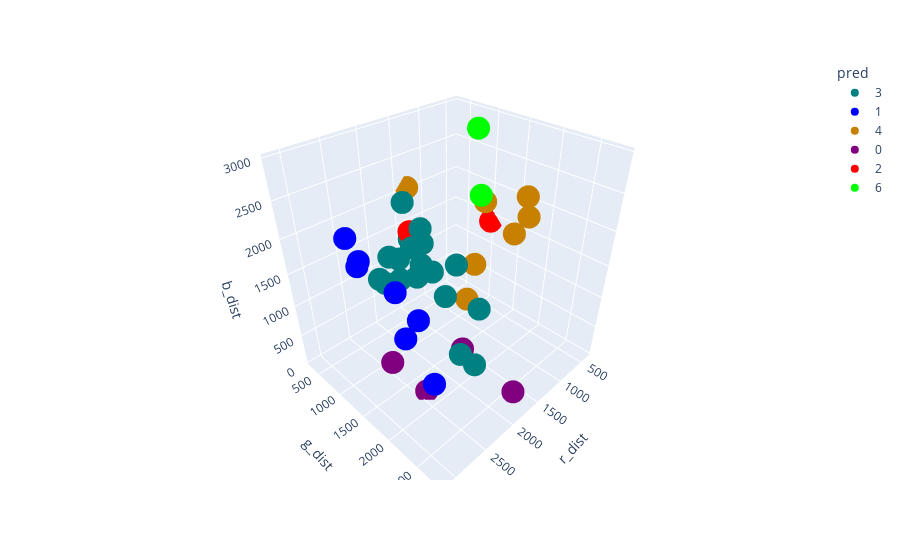

The code cell stored with this chart in its notebook:
### Code cell
result_df = X_test.copy()
result_df['pred'] = y_pred

fig = px.scatter_3d(result_df, x='r_dist', y='g_dist', z='b_dist',
            color='pred', color_discrete_map=color_discrete_map)
fig.show()

### Figure 1 — Plotly figure (JSON) as saved in the notebook; plotly's stock layout.template omitted (floating-point values rounded to 4 significant figures)
{"data": [{"hovertemplate": "pred=3<br>r_dist=%{x}<br>g_dist=%{y}<br>b_dist=%{z}<extra></extra>", "legendgroup": "3", "marker": {"color": "rgb(0, 128, 128)", "symbol": "circle"}, "mode": "markers", "name": "3", "scene": "scene", "showlegend": true, "type": "scatter3d", "x": [2217.0, 2091.0, 2240.0, 2089.0, 1622.0, 1980.0, 2002.0, 1932.0, 1865.0, 2341.0, 1831.0, 2063.0, 1991.0, 2285.0, 1778.0, 2348.0, 2259.0, 1787.0], "y": [2455.0, 2073.0, 1306.0, 2309.0, 644.3, 1315.0, 666.2, 787.8, 1058.0, 1000.0, 1741.0, 1789.0, 1125.0, 1228.0, 1048.0, 1883.0, 768.8, 1066.0], "z": [1678.0, 658.0, 2520.0, 648.8, 1495.0, 1882.0, 1390.0, 1048.0, 1195.0, 1315.0, 1705.0, 1390.0, 1739.0, 1761.0, 1344.0, 1936.0, 1214.0, 1901.0]}, {"hovertemplate": "pred=1<br>r_dist=%{x}<br>g_dist=%{y}<br>b_dist=%{z}<extra></extra>", "legendgroup": "1", "marker": {"color": "rgb(0, 0, 255)", "symbol": "circle"}, "mode": "markers", "name": "1", "scene": "scene", "showlegend": true, "type": "scatter3d", "x": [2971.0, 2530.0, 2548.0, 2636.0, 2463.0, 3129.0, 2718.0], "y": [1237.0, 1435.0, 729.1, 1952.0, 640.8, 2726.0, 1813.0], "z": [2350.0, 1509.0, 1536.0, 1465.0, 1530.0, 1449.0, 1157.0]}, {"hovertemplate": "pred=4<br>r_dist=%{x}<br>g_dist=%{y}<br>b_dist=%{z}<extra></extra>", "legendgroup": "4", "marker": {"color": "rgb(200, 128, 0)", "symbol": "circle"}, "mode": "markers", "name": "4", "scene": "scene", "showlegend": true, "type": "scatter3d", "x": [1486.0, 1344.0, 1349.0, 603.5, 658.6, 1055.0, 1012.0], "y": [1603.0, 311.4, 1599.0, 1841.0, 1838.0, 1484.0, 1935.0], "z": [921.0, 2047.0, 1411.0, 1904.0, 2212.0, 2160.0, 1865.0]}, {"hovertemplate": "pred=0<br>r_dist=%{x}<br>g_dist=%{y}<br>b_dist=%{z}<extra></extra>", "legendgroup": "0", "marker": {"color": "rgb(128, 0, 128)", "symbol": "circle"}, "mode": "markers", "name": "0", "scene": "scene", "showlegend": true, "type": "scatter3d", "x": [2431.0, 2644.0, 1963.0, 1633.0], "y": [1809.0, 1422.0, 2817.0, 1678.0], "z": [57.41, 448.7, 476.6, 167.1]}, {"hovertemplate": "pred=2<br>r_dist=%{x}<br>g_dist=%{y}<br>b_dist=%{z}<extra></extra>", "legendgroup": "2", "marker": {"color": "rgb(255, 0, 0)", "symbol": "circle"}, "mode": "markers", "name": "2", "scene": "scene", "showlegend": true, "type": "scatter3d", "x": [1593.0, 380.9], "y": [612.8, 1020.0], "z": [1583.0, 1421.0]}, {"hovertemplate": "pred=6<br>r_dist=%{x}<br>g_dist=%{y}<br>b_dist=%{z}<extra></extra>", "legendgroup": "6", "marker": {"color": "rgb(0, 255, 0)", "symbol": "circle"}, "mode": "markers", "name": "6", "scene": "scene", "showlegend": true, "type": "scatter3d", "x": [838.4, 1247.0], "y": [1133.0, 1577.0], "z": [2951.0, 2350.0]}], "layout": {"legend": {"title": {"text": "pred"}, "tracegroupgap": 0}, "margin": {"t": 60}, "scene": {"domain": {"x": [0, 1], "y": [0, 1]}, "xaxis": {"title": {"text": "r_dist"}}, "yaxis": {"title": {"text": "g_dist"}}, "zaxis": {"title": {"text": "b_dist"}}}}}
